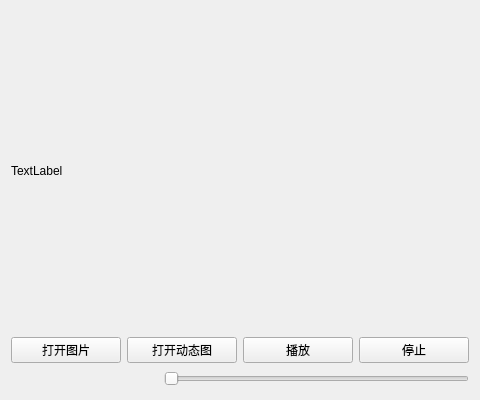
<?xml version="1.0" encoding="UTF-8"?>
<ui version="4.0">
 <class>Widget</class>
 <widget class="QWidget" name="Widget">
  <property name="geometry">
   <rect>
    <x>0</x>
    <y>0</y>
    <width>480</width>
    <height>400</height>
   </rect>
  </property>
  <property name="windowTitle">
   <string>Widget</string>
  </property>
  <layout class="QVBoxLayout" name="verticalLayout_2">
   <item>
    <layout class="QVBoxLayout" name="verticalLayout" stretch="2,1">
     <item>
      <widget class="QLabel" name="labelShow">
       <property name="text">
        <string>TextLabel</string>
       </property>
      </widget>
     </item>
     <item>
      <layout class="QHBoxLayout" name="horizontalLayout">
       <item>
        <widget class="QPushButton" name="btnOpenPic">
         <property name="text">
          <string>打开图片</string>
         </property>
        </widget>
       </item>
       <item>
        <widget class="QPushButton" name="btnOpenMov">
         <property name="text">
          <string>打开动态图</string>
         </property>
        </widget>
       </item>
       <item>
        <widget class="QPushButton" name="btnStart">
         <property name="text">
          <string>播放</string>
         </property>
        </widget>
       </item>
       <item>
        <widget class="QPushButton" name="btnStop">
         <property name="text">
          <string>停止</string>
         </property>
        </widget>
       </item>
      </layout>
     </item>
    </layout>
   </item>
   <item>
    <layout class="QHBoxLayout" name="horizontalLayout_2" stretch="1,2">
     <item>
      <spacer name="horizontalSpacer">
       <property name="orientation">
        <enum>Qt::Horizontal</enum>
       </property>
       <property name="sizeHint" stdset="0">
        <size>
         <width>40</width>
         <height>20</height>
        </size>
       </property>
      </spacer>
     </item>
     <item>
      <widget class="QSlider" name="horizontalSlider">
       <property name="orientation">
        <enum>Qt::Horizontal</enum>
       </property>
      </widget>
     </item>
    </layout>
   </item>
  </layout>
 </widget>
 <resources/>
 <connections/>
</ui>
